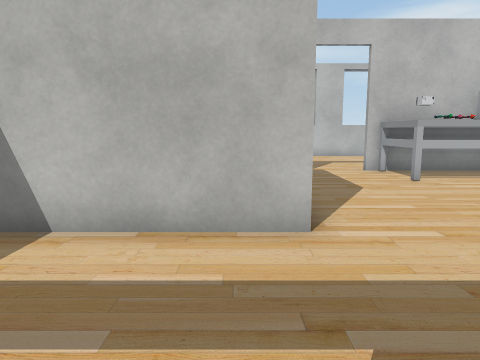
View 1 (above)

16 first-person views from a walk through a 3-D level made in the Unity game engine. The camera is 1.2 m above the floor, tilts 8° down and sees 70° across. The floor is counted in squares, 0.9 m on a side. Each view is taken from the middle of a square. On the plan, view 1 faces up. The plan holds only what a view shows up to about 15 squares ahead; the rest is blank. The player character is not drawn. Some surface patterns are stand-ins.

View 2
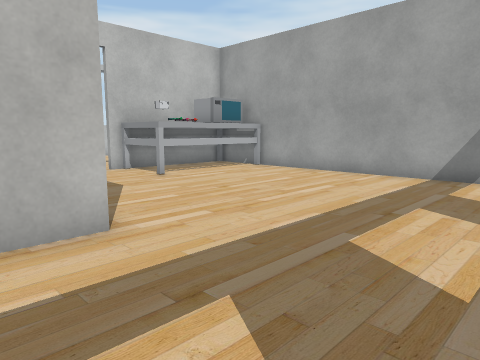

View 3
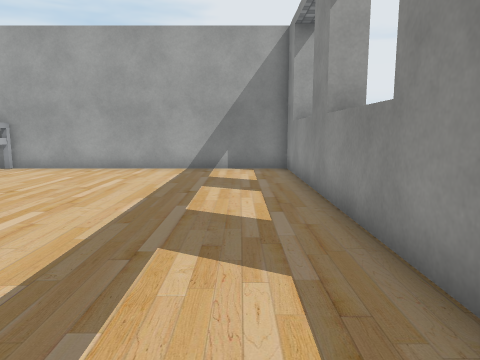

View 4
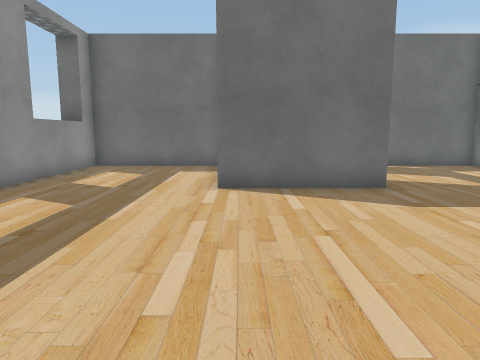

View 5
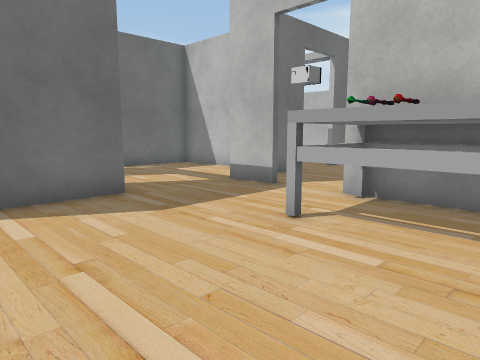

View 6
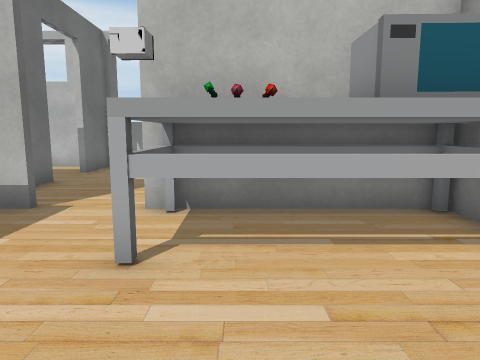

View 7
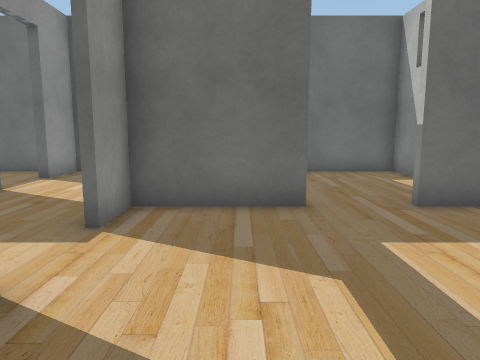

View 8
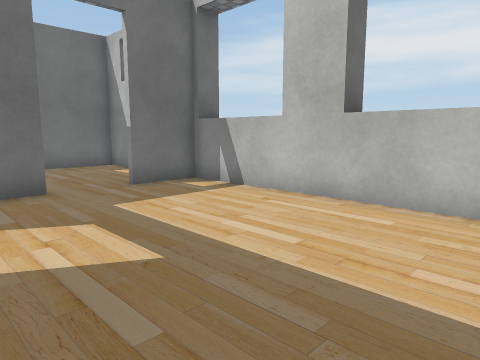

View 9
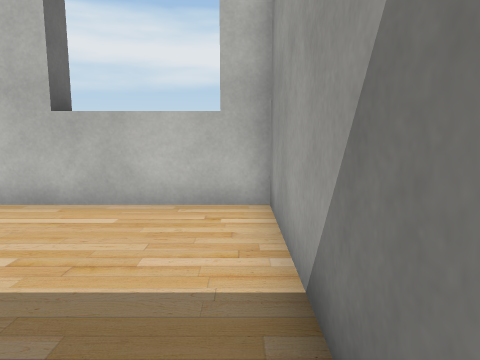

View 10
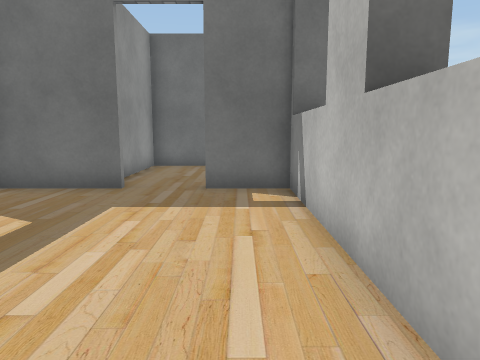

View 11
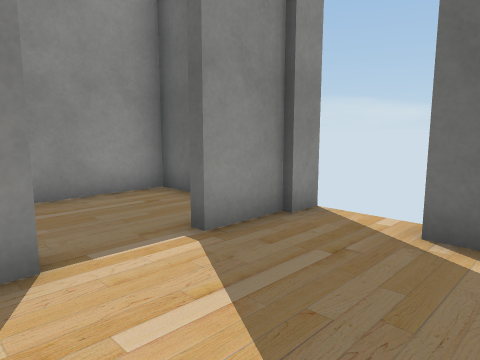

View 12
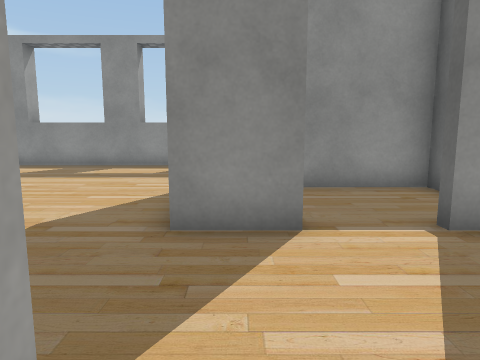

View 13
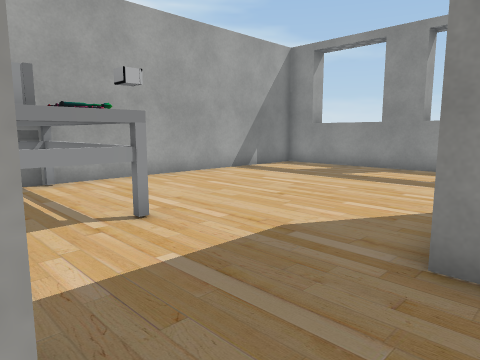

View 14
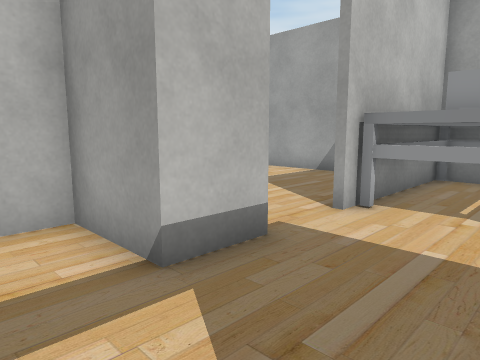

View 15
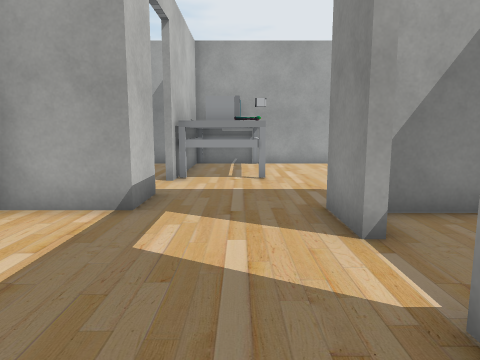

View 16
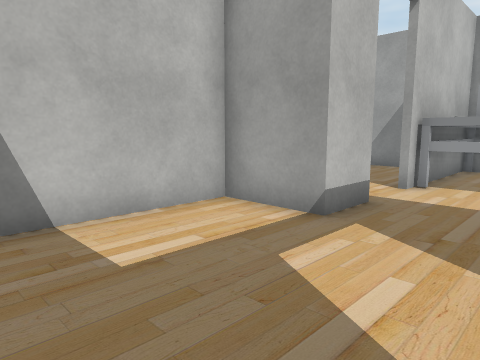

### Floor plan
Ten units are one square. View 1 is at (0, 0); x grows to the right and y downward. Boxes are objects, and circles mark ways between rooms. Rooms are numbered by the first view taken in them; rooms with no view inside come last. Other rooms are left out.
<svg viewBox="-59 -205 160 217">
<path fill="none" stroke="#000" d="M-9 -85 10 -85 10 -45 -32 -45M24 -118 8 -118 8 -142 -45 -142 -45 -106M-45 -41 -45 7 96 7 96 -118 43 -118M-46 -85 -27 -85M-54 -87 -45 -87M57 -200 57 -191M10 -152 10 -120 24 -120M96 -131 96 -192 10 -192 10 -171M12 -200 12 -191M-31 -192 -45 -192 -45 -146 -10 -146M-1 -192 -12 -192M-45 -72 -45 -48 -15 -48M6 -60 6 -76"/>
<rect x="45" y="-115" width="30" height="20" fill="#bbb"><title>other object</title></rect>
<rect x="55" y="-105" width="10" height="10" fill="#bbb"><title>other object</title></rect>
<rect x="75" y="-115" width="20" height="20" fill="#bbb"><title>microwave</title></rect>
<circle cx="35" cy="-120" r="3" fill="#2a7"/>
<circle cx="-15" cy="-80" r="3" fill="#2a7"/>
<circle cx="10" cy="-165" r="3" fill="#2a7"/>
<text x="30" y="-60">1</text>
<text x="50" y="-160">2</text>
<text x="-20" y="-170">3</text>
<text x="-20" y="-70">4</text>
</svg>
Room 1 opens to room 2. Room 1 opens to room 4. Room 2 opens to room 3.

Where each view was taken, in squares from view 1:
view 1: 0 up, 0 right, facing up
view 2: 0 up, 1 left, facing up-right
view 3: 1 up, 3 left, facing right
view 4: 5 up, 9 right, facing left
view 5: 5 up, 8 right, facing up-left
view 6: 6 up, 6 right, facing up
view 7: 14 up, 7 right, facing left
view 8: 13 up, 9 right, facing up-left
view 9: 13 up, 9 right, facing up
view 10: 18 up, 9 right, facing left
view 11: 12 up, 0 right, facing down-left
view 12: 13 up, 0 right, facing down
view 13: 12 up, 0 right, facing down-right
view 14: 9 up, 1 left, facing up-right
view 15: 10 up, 5 left, facing right
view 16: 9 up, 4 left, facing up-right
